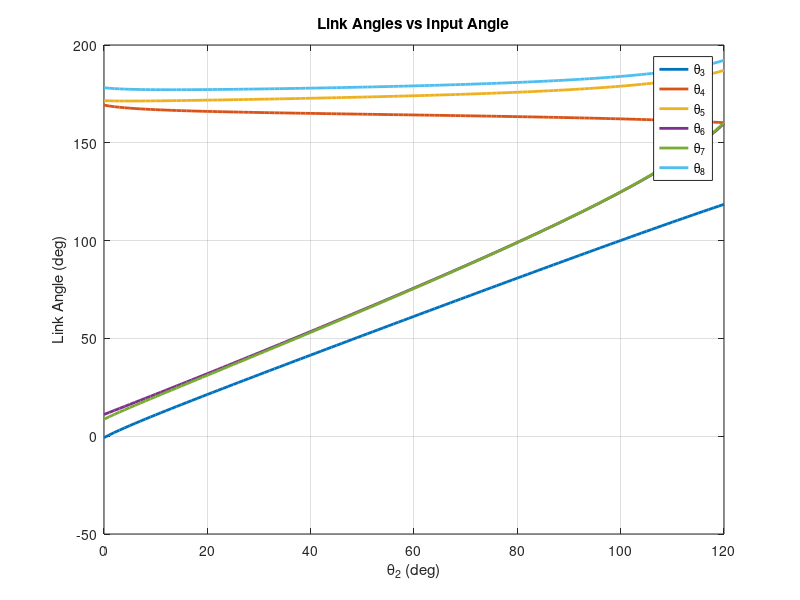
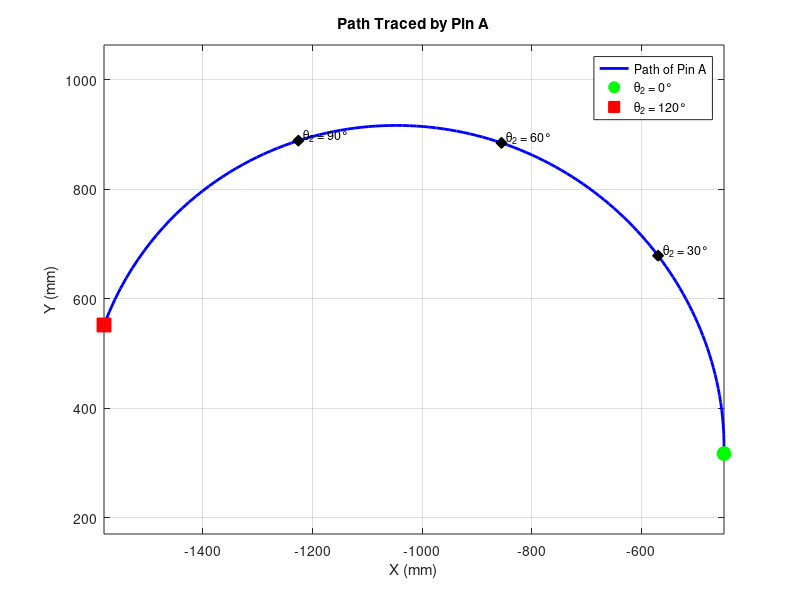
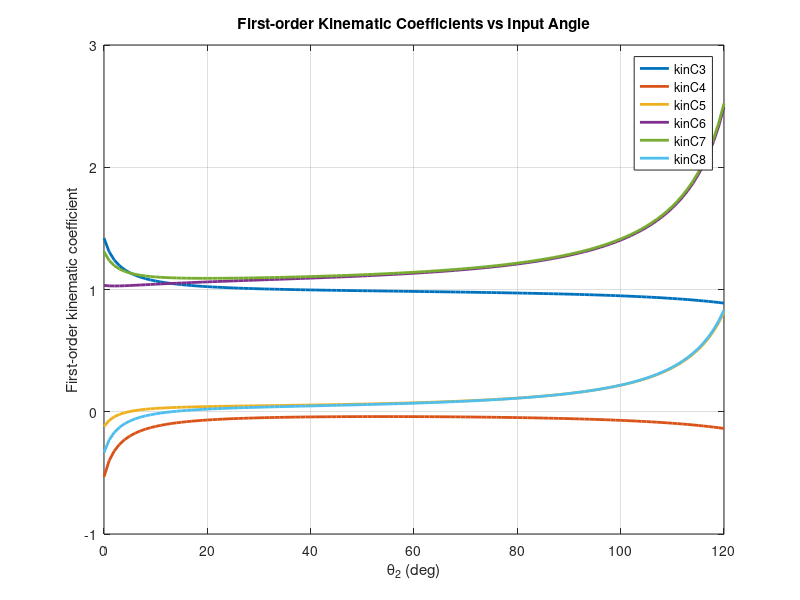
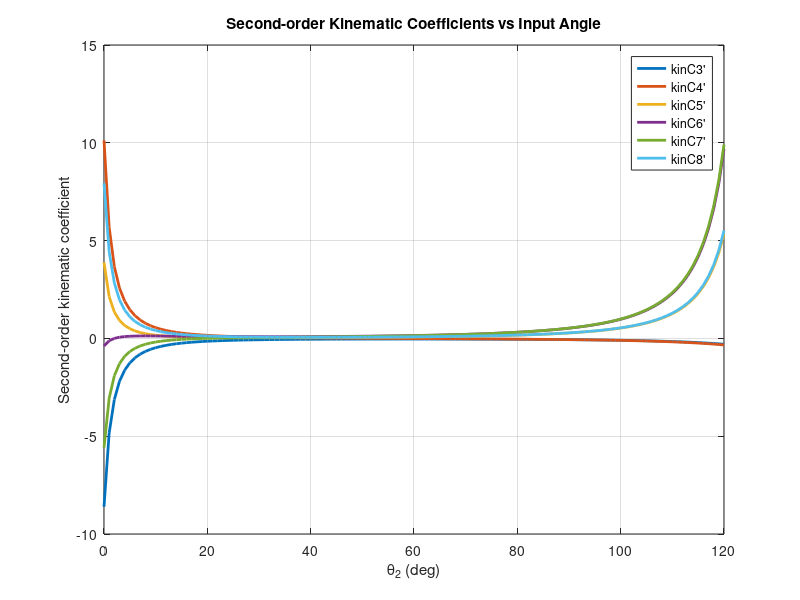

These charts were generated, in order, by the following MATLAB code: (Note: this script raises an error after producing the figures.)
% ENME 473 Project Deliverable 1 - Questions 3 and 4
% Posture, velocity, acceleration, and Pin A kinematics for the
% convertible roof mechanism over theta2 = 0 to 120 deg.
clc; clear; close all;

%% Known Values
R1 = sqrt(237.2^2 + 70.6^2);
R2 = 272.4;
R23 = 236.9;
R14 = 279.0;
R3 = 489.9;
R4 = 539.8;
R36 = 342.1;
R46 = 179.3;
R5 = 595.5;
R6 = 378.9;
R7 = 198.2;
R8 = 254.4;
RA = 336.9;         % distance from joint 7/8 to Pin A along link 8
RB = 580.7;         % third side of the R8-RA-RB triangle at joint 7/8
theta1 = deg2rad(180 - atand(70.6/237.2));
alpha = deg2rad(3.2);
beta = deg2rad(3.5);
gamma = deg2rad(1.8);

% angle between R8 and RA at the joint that hosts pin A (law of cosines)
PhiA = acos((RA^2 + R8^2 - RB^2) / (2*RA*R8));

omega2 = 0.1745;   % rad/s (input angular velocity)
alpha2 = 0;     % rad/s^2 (input angular acceleration)

in = 0:120;
theta2_vals = deg2rad(in);
N = length(theta2_vals);

%% Storage
% initial guesses for unknown link angles (read off reference at theta2 = 0)
% order: [theta23, theta14, theta46, theta36, theta8, theta7]
% theta23 = theta4 - gamma ~ 168, theta14 = theta3 - alpha ~ -3,
% theta46 = theta6 ~ 10, theta36 = theta5 - beta ~ 167,
% theta8_solved = theta8_displayed - 180 ~ -2, theta7_solved = theta7_displayed - 180 ~ -170
x = deg2rad([168 -3 10 167 -2 -170])';

% posture
theta23_vals = zeros(1, N);
theta14_vals = zeros(1, N);
theta46_vals = zeros(1, N);
theta36_vals = zeros(1, N);
theta8_vals  = zeros(1, N);
theta7_vals  = zeros(1, N);

% angular velocities
omega3_vals = zeros(1, N);
omega4_vals = zeros(1, N);
omega5_vals = zeros(1, N);
omega6_vals = zeros(1, N);
omega7_vals = zeros(1, N);
omega8_vals = zeros(1, N);

% angular accelerations
alpha3_vals = zeros(1, N);
alpha4_vals = zeros(1, N);
alpha5_vals = zeros(1, N);
alpha6_vals = zeros(1, N);
alpha7_vals = zeros(1, N);
alpha8_vals = zeros(1, N);

% Pin A position, velocity, acceleration
Ax = zeros(1, N);
Ay = zeros(1, N);
Ax_dot = zeros(1, N);
Ay_dot = zeros(1, N);
Ax_ddot = zeros(1, N);
Ay_ddot = zeros(1, N);

%% Main Loop: posture, velocity, acceleration, Pin A kinematics
for k = 1:N
    theta2 = theta2_vals(k);
    theta23 = x(1);
    theta14 = x(2);
    theta46 = x(3);
    theta36 = x(4);
    theta8  = x(5);
    theta7  = x(6);

    % --- Posture (Newton-Raphson) ---
    maxIter = 50;
    iter = 0;
    while true
        iter = iter + 1;
        f = [R2*cos(theta2) + R23*cos(theta23) - R14*cos(theta14) - R1*cos(theta1);
            R2*sin(theta2) + R23*sin(theta23) - R14*sin(theta14) - R1*sin(theta1);
            R2*cos(theta2) + R4*cos(theta23+gamma) + R46*cos(theta46) - R36*cos(theta36) - R3*cos(theta14+alpha) - R1*cos(theta1);
            R2*sin(theta2) + R4*sin(theta23+gamma) + R46*sin(theta46) - R36*sin(theta36) - R3*sin(theta14+alpha) - R1*sin(theta1);
            R2*cos(theta2) + R4*cos(theta23+gamma) + R6*cos(theta46) - R8*cos(theta8) + R7*cos(theta7) - R5*cos(theta36+beta) - R3*cos(theta14+alpha) - R1*cos(theta1);
            R2*sin(theta2) + R4*sin(theta23+gamma) + R6*sin(theta46) - R8*sin(theta8) + R7*sin(theta7) - R5*sin(theta36+beta) - R3*sin(theta14+alpha) - R1*sin(theta1)];

        J = [-R23*sin(theta23),        R14*sin(theta14),              0,              0,             0,            0;
              R23*cos(theta23),       -R14*cos(theta14),              0,              0,             0,            0;
             -R4*sin(theta23+gamma),   R3*sin(theta14+alpha), -R46*sin(theta46),  R36*sin(theta36),  0,            0;
              R4*cos(theta23+gamma),  -R3*cos(theta14+alpha),  R46*cos(theta46), -R36*cos(theta36),  0,            0;
             -R4*sin(theta23+gamma),   R3*sin(theta14+alpha), -R6*sin(theta46),   R5*sin(theta36+beta),  R8*sin(theta8), -R7*sin(theta7);
              R4*cos(theta23+gamma),  -R3*cos(theta14+alpha),  R6*cos(theta46),  -R5*cos(theta36+beta), -R8*cos(theta8),  R7*cos(theta7)];

        dx = J\f;
        x_new = x - dx;
        x_new = atan2(sin(x_new), cos(x_new));

        if norm(f,inf) < 1e-6 && norm(x_new - x,inf) < 1e-6
            x = x_new;
            break;
        end
        if iter >= maxIter
            warning('Newton-Raphson did not converge at theta2 = %d deg', in(k));
            x = x_new;
            break;
        end
        x = x_new;
        theta23 = x(1); theta14 = x(2); theta46 = x(3);
        theta36 = x(4); theta8 = x(5);  theta7 = x(6);
    end

    theta23_vals(k) = x(1);
    theta14_vals(k) = x(2);
    theta46_vals(k) = x(3);
    theta36_vals(k) = x(4);
    theta8_vals(k)  = x(5);
    theta7_vals(k)  = x(6);

    % --- Jacobian conditioning check ---
    % warn if the converged J is near-singular (velocity/accel will be unreliable)
    rc = rcond(J);
    if rc < 1e-12
        warning('Near-singular Jacobian at theta2 = %d deg: rcond = %.3e', in(k), rc);
    end

    % --- Velocity ---
    b_vel = [R2*sin(theta2)*omega2;
            -R2*cos(theta2)*omega2;
             R2*sin(theta2)*omega2;
            -R2*cos(theta2)*omega2;
             R2*sin(theta2)*omega2;
            -R2*cos(theta2)*omega2];

    omega_vec = J \ b_vel;
    % omega_vec = [w23; w14; w46; w36; w8; w7]

    omega3_vals(k) = omega_vec(2);  % w3 = w14
    omega4_vals(k) = omega_vec(1);  % w4 = w23
    omega5_vals(k) = omega_vec(4);  % w5 = w36
    omega6_vals(k) = omega_vec(3);  % w6 = w46
    omega7_vals(k) = omega_vec(6);
    omega8_vals(k) = omega_vec(5);

    % --- Acceleration ---
    w23 = omega_vec(1); w14 = omega_vec(2);
    w46 = omega_vec(3); w36 = omega_vec(4);
    w8  = omega_vec(5); w7  = omega_vec(6);

    rhs_acc = [R2*cos(theta2)*omega2^2 + R23*cos(theta23)*w23^2 - R14*cos(theta14)*w14^2;
        R2*sin(theta2)*omega2^2 + R23*sin(theta23)*w23^2 - R14*sin(theta14)*w14^2;
        R2*cos(theta2)*omega2^2 + R4*cos(theta23+gamma)*w23^2 + R46*cos(theta46)*w46^2 - R36*cos(theta36)*w36^2 - R3*cos(theta14+alpha)*w14^2;
        R2*sin(theta2)*omega2^2 + R4*sin(theta23+gamma)*w23^2 + R46*sin(theta46)*w46^2 - R36*sin(theta36)*w36^2 - R3*sin(theta14+alpha)*w14^2;
        R2*cos(theta2)*omega2^2 + R4*cos(theta23+gamma)*w23^2 + R6*cos(theta46)*w46^2 - R8*cos(theta8)*w8^2 + R7*cos(theta7)*w7^2 - R5*cos(theta36+beta)*w36^2 - R3*cos(theta14+alpha)*w14^2;
        R2*sin(theta2)*omega2^2 + R4*sin(theta23+gamma)*w23^2 + R6*sin(theta46)*w46^2 - R8*sin(theta8)*w8^2 + R7*sin(theta7)*w7^2 - R5*sin(theta36+beta)*w36^2 - R3*sin(theta14+alpha)*w14^2];

    alpha_vec = J \ rhs_acc;

    alpha3_vals(k) = alpha_vec(2);
    alpha4_vals(k) = alpha_vec(1);
    alpha5_vals(k) = alpha_vec(4);
    alpha6_vals(k) = alpha_vec(3);
    alpha7_vals(k) = alpha_vec(6);
    alpha8_vals(k) = alpha_vec(5);

    % --- Pin A kinematics ---
    a23 = alpha_vec(1);  a46 = alpha_vec(3);  a8 = alpha_vec(5);

    Ax(k) = R2*cos(theta2) + R4*cos(theta23+gamma) + R6*cos(theta46) - R8*cos(theta8) + RA*cos(theta8+PhiA);
    Ay(k) = R2*sin(theta2) + R4*sin(theta23+gamma) + R6*sin(theta46) - R8*sin(theta8) + RA*sin(theta8+PhiA);

    Ax_dot(k) = -R2*sin(theta2)*omega2 - R4*sin(theta23+gamma)*w23 - R6*sin(theta46)*w46 ...
        + R8*sin(theta8)*w8 - RA*sin(theta8+PhiA)*w8;
    Ay_dot(k) =  R2*cos(theta2)*omega2 + R4*cos(theta23+gamma)*w23 + R6*cos(theta46)*w46 ...
        - R8*cos(theta8)*w8 + RA*cos(theta8+PhiA)*w8;

    Ax_ddot(k) = -R2*cos(theta2)*omega2^2 ...
        - R4*cos(theta23+gamma)*w23^2 - R4*sin(theta23+gamma)*a23 ...
        - R6*cos(theta46)*w46^2 - R6*sin(theta46)*a46 ...
        + R8*cos(theta8)*w8^2 + R8*sin(theta8)*a8 ...
        - RA*cos(theta8+PhiA)*w8^2 - RA*sin(theta8+PhiA)*a8;
    Ay_ddot(k) = -R2*sin(theta2)*omega2^2 ...
        - R4*sin(theta23+gamma)*w23^2 + R4*cos(theta23+gamma)*a23 ...
        - R6*sin(theta46)*w46^2 + R6*cos(theta46)*a46 ...
        + R8*sin(theta8)*w8^2 - R8*cos(theta8)*a8 ...
        - RA*sin(theta8+PhiA)*w8^2 + RA*cos(theta8+PhiA)*a8;
end

%% Link angles (degrees) for Q3a plot/table
theta23_deg = rad2deg(unwrap(theta23_vals));
theta14_deg = rad2deg(unwrap(theta14_vals));
theta46_deg = rad2deg(unwrap(theta46_vals));
theta36_deg = rad2deg(unwrap(theta36_vals));
theta8_deg  = rad2deg(unwrap(theta8_vals));
theta7_deg  = rad2deg(unwrap(theta7_vals));

theta3_deg = theta14_deg + rad2deg(alpha);
theta4_deg = theta23_deg + rad2deg(gamma);
theta5_deg = theta36_deg + rad2deg(beta);
theta6_deg = theta46_deg;
theta7_deg = theta7_deg + 180;
theta8_deg = theta8_deg + 180;

%% Kinematic coefficients (Q4a)
% first-order:  h_i  = d(theta_i)/d(theta_2) = omega_i / omega_2
% second-order: h_i' = d^2(theta_i)/d(theta_2)^2 = (alpha_i - h_i*alpha_2) / omega_2^2
h3  = omega3_vals / omega2;
h4  = omega4_vals / omega2;
h5  = omega5_vals / omega2;
h6  = omega6_vals / omega2;
h7  = omega7_vals / omega2;
h8  = omega8_vals / omega2;

hp3 = (alpha3_vals - h3*alpha2) / omega2^2;
hp4 = (alpha4_vals - h4*alpha2) / omega2^2;
hp5 = (alpha5_vals - h5*alpha2) / omega2^2;
hp6 = (alpha6_vals - h6*alpha2) / omega2^2;
hp7 = (alpha7_vals - h7*alpha2) / omega2^2;
hp8 = (alpha8_vals - h8*alpha2) / omega2^2;

% Pin A point-path coefficients (mm/rad and mm/rad^2)
Ax_h  = Ax_dot  / omega2;
Ay_h  = Ay_dot  / omega2;
Ax_hp = (Ax_ddot - Ax_h*alpha2) / omega2^2;
Ay_hp = (Ay_ddot - Ay_h*alpha2) / omega2^2;

%% Output directory
% resolve repo-root/exports as the output directory
scriptDir = fileparts(mfilename('fullpath'));
repoRoot = scriptDir;
while ~isfolder(fullfile(repoRoot, '.git'))
    parentDir = fileparts(repoRoot);
    if strcmp(parentDir, repoRoot)
        repoRoot = scriptDir; % fallback if .git not found
        break;
    end
    repoRoot = parentDir;
end
outDir = fullfile(repoRoot, 'exports');
if ~isfolder(outDir); mkdir(outDir); end

%% Plot (Q3a): Link Angles
figure
plot(in, theta3_deg, 'LineWidth', 2); hold on
plot(in, theta4_deg, 'LineWidth', 2)
plot(in, theta5_deg, 'LineWidth', 2)
plot(in, theta6_deg, 'LineWidth', 2)
plot(in, theta7_deg, 'LineWidth', 2)
plot(in, theta8_deg, 'LineWidth', 2)
xlabel('\theta_2 (deg)')
ylabel('Link Angle (deg)')
title('Link Angles vs Input Angle')
legend('\theta_3','\theta_4','\theta_5','\theta_6','\theta_7','\theta_8','Location','best')
grid on; box on
exportgraphics(gcf, fullfile(outDir, 'ENME_473_Project_3a.png'), 'Resolution', 600);

%% Plot (Q3c): Pin A Path
figure
plot(Ax, Ay, 'b-', 'LineWidth', 2); hold on
plot(Ax(1),   Ay(1),   'go', 'MarkerSize', 10, 'MarkerFaceColor', 'g', 'DisplayName', '\theta_2 = 0°')
plot(Ax(end), Ay(end), 'rs', 'MarkerSize', 10, 'MarkerFaceColor', 'r', 'DisplayName', '\theta_2 = 120°')
for idx = [31 61 91]
    plot(Ax(idx), Ay(idx), 'kd', 'MarkerSize', 8, 'MarkerFaceColor', 'k', 'HandleVisibility', 'off')
    text(Ax(idx)+10, Ay(idx)+10, sprintf('\\theta_2 = %d°', in(idx)), 'FontSize', 9)
end
xlabel('X (mm)')
ylabel('Y (mm)')
title('Path Traced by Pin A')
legend('Path of Pin A', '\theta_2 = 0°', '\theta_2 = 120°', 'Location', 'best')
grid on; box on; axis equal
exportgraphics(gcf, fullfile(outDir, 'ENME_473_Project_3c.png'), 'Resolution', 600);

%% Plot (Q4a): First-order Kinematic Coefficients
figure
plot(in, h3, 'LineWidth', 2); hold on
plot(in, h4, 'LineWidth', 2)
plot(in, h5, 'LineWidth', 2)
plot(in, h6, 'LineWidth', 2)
plot(in, h7, 'LineWidth', 2)
plot(in, h8, 'LineWidth', 2)
xlabel('\theta_2 (deg)')
ylabel('First-order kinematic coefficient')
title('First-order Kinematic Coefficients vs Input Angle')
legend('kinC3','kinC4','kinC5','kinC6','kinC7','kinC8','Location','best')
grid on; box on
exportgraphics(gcf, fullfile(outDir, 'ENME_473_Project_4a_first_order.png'), 'Resolution', 600);

%% Plot (Q4a): Second-order Kinematic Coefficients
figure
plot(in, hp3, 'LineWidth', 2); hold on
plot(in, hp4, 'LineWidth', 2)
plot(in, hp5, 'LineWidth', 2)
plot(in, hp6, 'LineWidth', 2)
plot(in, hp7, 'LineWidth', 2)
plot(in, hp8, 'LineWidth', 2)
xlabel('\theta_2 (deg)')
ylabel('Second-order kinematic coefficient')
title('Second-order Kinematic Coefficients vs Input Angle')
legend('kinC3''','kinC4''','kinC5''','kinC6''','kinC7''','kinC8''','Location','best')
grid on; box on
exportgraphics(gcf, fullfile(outDir, 'ENME_473_Project_4a_second_order.png'), 'Resolution', 600);

%% Plot (Q4a): Angular Velocities
figure
plot(in, rad2deg(omega3_vals), 'LineWidth', 2); hold on
plot(in, rad2deg(omega4_vals), 'LineWidth', 2)
plot(in, rad2deg(omega5_vals), 'LineWidth', 2)
plot(in, rad2deg(omega6_vals), 'LineWidth', 2)
plot(in, rad2deg(omega7_vals), 'LineWidth', 2)
plot(in, rad2deg(omega8_vals), 'LineWidth', 2)
xlabel('\theta_2 (deg)')
ylabel('Angular velocity (deg/s)')
title('Angular Velocities of All Links vs Input Angle')
legend('\omega_3','\omega_4','\omega_5','\omega_6','\omega_7','\omega_8','Location','best')
grid on; box on
exportgraphics(gcf, fullfile(outDir, 'ENME_473_Project_4a_velocity.png'), 'Resolution', 600);

%% Plot (Q4b): Angular Accelerations
figure
plot(in, rad2deg(alpha3_vals), 'LineWidth', 2); hold on
plot(in, rad2deg(alpha4_vals), 'LineWidth', 2)
plot(in, rad2deg(alpha5_vals), 'LineWidth', 2)
plot(in, rad2deg(alpha6_vals), 'LineWidth', 2)
plot(in, rad2deg(alpha7_vals), 'LineWidth', 2)
plot(in, rad2deg(alpha8_vals), 'LineWidth', 2)
xlabel('\theta_2 (deg)')
ylabel('Angular acceleration (deg/s^2)')
title('Angular Accelerations of All Links vs Input Angle')
legend('\alpha_3','\alpha_4','\alpha_5','\alpha_6','\alpha_7','\alpha_8','Location','best')
grid on; box on
exportgraphics(gcf, fullfile(outDir, 'ENME_473_Project_4a_acceleration.png'), 'Resolution', 600);

%% Plot (Q4c): Pin A Linear Velocity
figure
plot(in, Ax_dot, 'LineWidth', 2); hold on
plot(in, Ay_dot, 'LineWidth', 2)
xlabel('\theta_2 (deg)')
ylabel('Velocity of Pin A (mm/s)')
title('XY Velocity of Pin A vs Input Angle')
legend('V_x', 'V_y', 'Location', 'best')
grid on; box on
exportgraphics(gcf, fullfile(outDir, 'ENME_473_Project_4c_velocity.png'), 'Resolution', 600);

%% Plot (Q4c): Pin A Linear Acceleration
figure
plot(in, Ax_ddot, 'LineWidth', 2); hold on
plot(in, Ay_ddot, 'LineWidth', 2)
xlabel('\theta_2 (deg)')
ylabel('Acceleration of Pin A (mm/s^2)')
title('XY Acceleration of Pin A vs Input Angle')
legend('A_x', 'A_y', 'Location', 'best')
grid on; box on
exportgraphics(gcf, fullfile(outDir, 'ENME_473_Project_4c_acceleration.png'), 'Resolution', 600);

%% Excel output
filename = fullfile(outDir, 'Q3_Q4_Results.xlsx');

T_angles = table(in', theta3_deg', theta4_deg', theta5_deg', ...
    theta6_deg', theta7_deg', theta8_deg', ...
    'VariableNames', {'Theta2_deg','Theta3','Theta4','Theta5','Theta6','Theta7','Theta8'});
writetable(T_angles, filename, 'Sheet', 'Link Angles');

T_h = table(in', h3', h4', h5', h6', h7', h8', ...
    'VariableNames', {'Theta2_deg','h3','h4','h5','h6','h7','h8'});
writetable(T_h, filename, 'Sheet', 'First-order Coefficients');

T_hp = table(in', hp3', hp4', hp5', hp6', hp7', hp8', ...
    'VariableNames', {'Theta2_deg','hp3','hp4','hp5','hp6','hp7','hp8'});
writetable(T_hp, filename, 'Sheet', 'Second-order Coefficients');

T_vel = table(in', omega3_vals', omega4_vals', omega5_vals', ...
    omega6_vals', omega7_vals', omega8_vals', ...
    'VariableNames', {'Theta2_deg','omega3','omega4','omega5','omega6','omega7','omega8'});
writetable(T_vel, filename, 'Sheet', 'Angular Velocities');

T_acc = table(in', alpha3_vals', alpha4_vals', alpha5_vals', ...
    alpha6_vals', alpha7_vals', alpha8_vals', ...
    'VariableNames', {'Theta2_deg','alpha3','alpha4','alpha5','alpha6','alpha7','alpha8'});
writetable(T_acc, filename, 'Sheet', 'Angular Accelerations');

T_pinA = table(in', Ax', Ay', Ax_dot', Ay_dot', Ax_ddot', Ay_ddot', ...
    'VariableNames', {'Theta2_deg','X_A_mm','Y_A_mm','Vx_A_mm_s','Vy_A_mm_s','Ax_A_mm_s2','Ay_A_mm_s2'});
writetable(T_pinA, filename, 'Sheet', 'Pin A Kinematics');

fprintf('Q3 & Q4 results written to %s\n', filename);

%% Summary tables for key input angles
idx = [1 31 61 91 121]; % theta2 = 0, 30, 60, 90, 120

fprintf('\n=== Link Angles (degrees) ===\n');
fprintf('%10s %10s %10s %10s %10s %10s %10s\n', ...
    'Theta 2', 'Theta 3', 'Theta 4', 'Theta 5', 'Theta 6', 'Theta 7', 'Theta 8');
for k = idx
    fprintf('%10d %10.2f %10.2f %10.2f %10.2f %10.2f %10.2f\n', ...
        in(k), theta3_deg(k), theta4_deg(k), theta5_deg(k), ...
        theta6_deg(k), theta7_deg(k), theta8_deg(k));
end

fprintf('\n=== First-order Kinematic Coefficients (h_i) ===\n');
fprintf('%10s %10s %10s %10s %10s %10s %10s\n', ...
    'Theta 2', 'h3', 'h4', 'h5', 'h6', 'h7', 'h8');
for k = idx
    fprintf('%10d %10.4f %10.4f %10.4f %10.4f %10.4f %10.4f\n', ...
        in(k), h3(k), h4(k), h5(k), h6(k), h7(k), h8(k));
end

fprintf('\n=== Second-order Kinematic Coefficients (h_i'') ===\n');
fprintf('%10s %10s %10s %10s %10s %10s %10s\n', ...
    'Theta 2', 'hp3', 'hp4', 'hp5', 'hp6', 'hp7', 'hp8');
for k = idx
    fprintf('%10d %10.4f %10.4f %10.4f %10.4f %10.4f %10.4f\n', ...
        in(k), hp3(k), hp4(k), hp5(k), hp6(k), hp7(k), hp8(k));
end

fprintf('\n=== Angular Velocities (rad/s) ===\n');
fprintf('%10s %10s %10s %10s %10s %10s %10s\n', ...
    'Theta 2', 'omega3', 'omega4', 'omega5', 'omega6', 'omega7', 'omega8');
for k = idx
    fprintf('%10d %10.4f %10.4f %10.4f %10.4f %10.4f %10.4f\n', ...
        in(k), omega3_vals(k), omega4_vals(k), omega5_vals(k), ...
        omega6_vals(k), omega7_vals(k), omega8_vals(k));
end

fprintf('\n=== Angular Accelerations (rad/s^2) ===\n');
fprintf('%10s %10s %10s %10s %10s %10s %10s\n', ...
    'Theta 2', 'alpha3', 'alpha4', 'alpha5', 'alpha6', 'alpha7', 'alpha8');
for k = idx
    fprintf('%10d %10.4f %10.4f %10.4f %10.4f %10.4f %10.4f\n', ...
        in(k), alpha3_vals(k), alpha4_vals(k), alpha5_vals(k), ...
        alpha6_vals(k), alpha7_vals(k), alpha8_vals(k));
end

fprintf('\n=== Pin A Position (mm) ===\n');
fprintf('%10s %12s %12s\n', 'Theta 2', 'X_A', 'Y_A');
for k = idx
    fprintf('%10d %12.2f %12.2f\n', in(k), Ax(k), Ay(k));
end

fprintf('\n=== Pin A Velocity (mm/s) ===\n');
fprintf('%10s %12s %12s\n', 'Theta 2', 'Vx_A', 'Vy_A');
for k = idx
    fprintf('%10d %12.4f %12.4f\n', in(k), Ax_dot(k), Ay_dot(k));
end

fprintf('\n=== Pin A Acceleration (mm/s^2) ===\n');
fprintf('%10s %12s %12s\n', 'Theta 2', 'Ax_A', 'Ay_A');
for k = idx
    fprintf('%10d %12.4f %12.4f\n', in(k), Ax_ddot(k), Ay_ddot(k));
end
